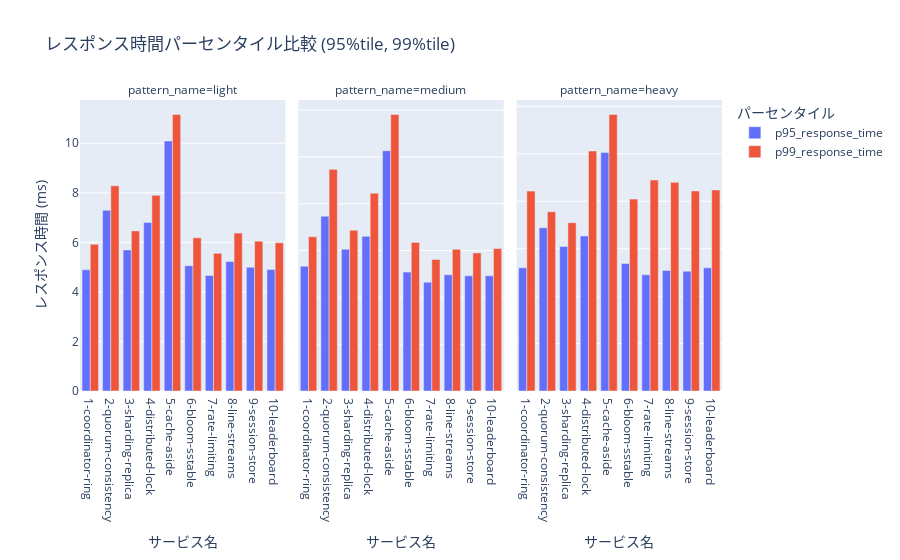

Source (notebook cell):
### Code cell
if df_results is not None:
    df_melted = df_results.melt(
        id_vars=['service_name', 'pattern_name'],
        value_vars=['p95_response_time', 'p99_response_time'],
        var_name='percentile',
        value_name='response_time'
    )

    fig = px.bar(
        df_melted,
        x='service_name',
        y='response_time',
        color='percentile',
        facet_col='pattern_name',
        barmode='group',
        title='レスポンス時間パーセンタイル比較 (95%tile, 99%tile)',
        labels={'service_name': 'サービス名', 'response_time': 'レスポンス時間 (ms)', 'percentile': 'パーセンタイル'},
        category_orders={'pattern_name': ['light', 'medium', 'heavy']}
    )
    fig.update_yaxes(matches=None)
    fig.show()
else:
    print("データがありません。")

### Figure 1 — Plotly figure (JSON) as saved in the notebook; plotly's stock layout.template omitted (floating-point values rounded to 4 significant figures)
{"data": [{"alignmentgroup": "True", "hovertemplate": "パーセンタイル=p95_response_time<br>pattern_name=light<br>サービス名=%{x}<br>レスポンス時間 (ms)=%{y}<extra></extra>", "legendgroup": "p95_response_time", "marker": {"color": "#636efa", "pattern": {"shape": ""}}, "name": "p95_response_time", "offsetgroup": "p95_response_time", "orientation": "v", "showlegend": true, "textposition": "auto", "type": "bar", "x": ["1-coordinator-ring", "2-quorum-consistency", "3-sharding-replica", "4-distributed-lock", "5-cache-aside", "6-bloom-sstable", "7-rate-limiting", "8-line-streams", "9-session-store", "10-leaderboard"], "xaxis": "x", "y": [4.889, 7.296, 5.691, 6.804, 10.09, 5.06, 4.665, 5.227, 4.996, 4.9], "yaxis": "y"}, {"alignmentgroup": "True", "hovertemplate": "パーセンタイル=p99_response_time<br>pattern_name=light<br>サービス名=%{x}<br>レスポンス時間 (ms)=%{y}<extra></extra>", "legendgroup": "p99_response_time", "marker": {"color": "#EF553B", "pattern": {"shape": ""}}, "name": "p99_response_time", "offsetgroup": "p99_response_time", "orientation": "v", "showlegend": true, "textposition": "auto", "type": "bar", "x": ["1-coordinator-ring", "2-quorum-consistency", "3-sharding-replica", "4-distributed-lock", "5-cache-aside", "6-bloom-sstable", "7-rate-limiting", "8-line-streams", "9-session-store", "10-leaderboard"], "xaxis": "x", "y": [5.921, 8.281, 6.461, 7.9, 11.16, 6.183, 5.555, 6.373, 6.049, 5.983], "yaxis": "y"}, {"alignmentgroup": "True", "hovertemplate": "パーセンタイル=p95_response_time<br>pattern_name=medium<br>サービス名=%{x}<br>レスポンス時間 (ms)=%{y}<extra></extra>", "legendgroup": "p95_response_time", "marker": {"color": "#636efa", "pattern": {"shape": ""}}, "name": "p95_response_time", "offsetgroup": "p95_response_time", "orientation": "v", "showlegend": false, "textposition": "auto", "type": "bar", "x": ["1-coordinator-ring", "2-quorum-consistency", "3-sharding-replica", "4-distributed-lock", "5-cache-aside", "6-bloom-sstable", "7-rate-limiting", "8-line-streams", "9-session-store", "10-leaderboard"], "xaxis": "x2", "y": [5.329, 7.469, 6.056, 6.607, 10.26, 5.079, 4.649, 4.965, 4.921, 4.92], "yaxis": "y2"}, {"alignmentgroup": "True", "hovertemplate": "パーセンタイル=p99_response_time<br>pattern_name=medium<br>サービス名=%{x}<br>レスポンス時間 (ms)=%{y}<extra></extra>", "legendgroup": "p99_response_time", "marker": {"color": "#EF553B", "pattern": {"shape": ""}}, "name": "p99_response_time", "offsetgroup": "p99_response_time", "orientation": "v", "showlegend": false, "textposition": "auto", "type": "bar", "x": ["1-coordinator-ring", "2-quorum-consistency", "3-sharding-replica", "4-distributed-lock", "5-cache-aside", "6-bloom-sstable", "7-rate-limiting", "8-line-streams", "9-session-store", "10-leaderboard"], "xaxis": "x2", "y": [6.589, 9.47, 6.866, 8.453, 11.81, 6.347, 5.618, 6.054, 5.9, 6.083], "yaxis": "y2"}, {"alignmentgroup": "True", "hovertemplate": "パーセンタイル=p95_response_time<br>pattern_name=heavy<br>サービス名=%{x}<br>レスポンス時間 (ms)=%{y}<extra></extra>", "legendgroup": "p95_response_time", "marker": {"color": "#636efa", "pattern": {"shape": ""}}, "name": "p95_response_time", "offsetgroup": "p95_response_time", "orientation": "v", "showlegend": false, "textposition": "auto", "type": "bar", "x": ["1-coordinator-ring", "2-quorum-consistency", "3-sharding-replica", "4-distributed-lock", "5-cache-aside", "6-bloom-sstable", "7-rate-limiting", "8-line-streams", "9-session-store", "10-leaderboard"], "xaxis": "x3", "y": [5.198, 6.884, 6.093, 6.537, 10.06, 5.377, 4.898, 5.086, 5.051, 5.195], "yaxis": "y3"}, {"alignmentgroup": "True", "hovertemplate": "パーセンタイル=p99_response_time<br>pattern_name=heavy<br>サービス名=%{x}<br>レスポンス時間 (ms)=%{y}<extra></extra>", "legendgroup": "p99_response_time", "marker": {"color": "#EF553B", "pattern": {"shape": ""}}, "name": "p99_response_time", "offsetgroup": "p99_response_time", "orientation": "v", "showlegend": false, "textposition": "auto", "type": "bar", "x": ["1-coordinator-ring", "2-quorum-consistency", "3-sharding-replica", "4-distributed-lock", "5-cache-aside", "6-bloom-sstable", "7-rate-limiting", "8-line-streams", "9-session-store", "10-leaderboard"], "xaxis": "x3", "y": [8.428, 7.56, 7.097, 10.12, 11.66, 8.091, 8.895, 8.798, 8.436, 8.478], "yaxis": "y3"}], "layout": {"annotations": [{"font": {}, "showarrow": false, "text": "pattern_name=light", "x": 0.16, "xanchor": "center", "xref": "paper", "y": 1, "yanchor": "bottom", "yref": "paper"}, {"font": {}, "showarrow": false, "text": "pattern_name=medium", "x": 0.5, "xanchor": "center", "xref": "paper", "y": 1, "yanchor": "bottom", "yref": "paper"}, {"font": {}, "showarrow": false, "text": "pattern_name=heavy", "x": 0.84, "xanchor": "center", "xref": "paper", "y": 1, "yanchor": "bottom", "yref": "paper"}], "barmode": "group", "legend": {"title": {"text": "パーセンタイル"}, "tracegroupgap": 0}, "title": {"text": "レスポンス時間パーセンタイル比較 (95%tile, 99%tile)"}, "xaxis": {"anchor": "y", "domain": [0, 0.32], "title": {"text": "サービス名"}}, "xaxis2": {"anchor": "y2", "domain": [0.34, 0.66], "matches": "x", "title": {"text": "サービス名"}}, "xaxis3": {"anchor": "y3", "domain": [0.68, 1.0], "matches": "x", "title": {"text": "サービス名"}}, "yaxis": {"anchor": "x", "domain": [0, 1], "title": {"text": "レスポンス時間 (ms)"}}, "yaxis2": {"anchor": "x2", "domain": [0, 1], "showticklabels": false}, "yaxis3": {"anchor": "x3", "domain": [0, 1], "showticklabels": false}}}
